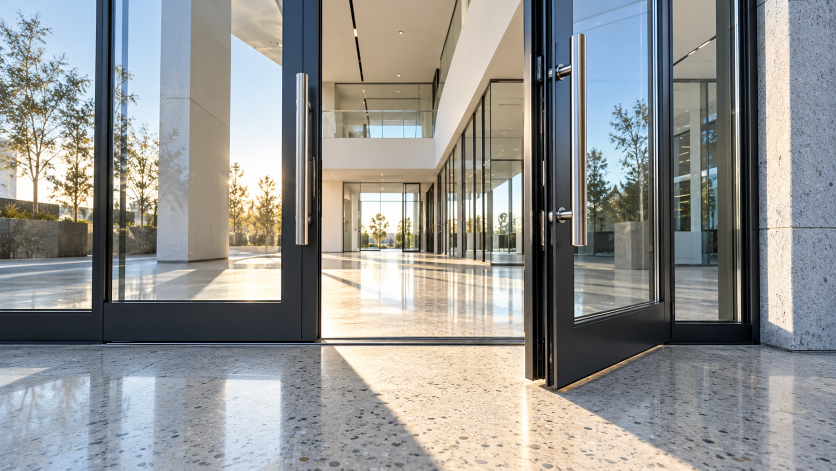
#> input picture cgc/creative/video-concepts-2026-10-31/entrance-light.png, 1672 x 941 px (shown at 1/2 size)
$ python posters.py
#> lines starting #> are read from the running program, lines starting #| are printed output that depends on the picture
"""Rebuild the hero concept poster: 1600x900 AVIF/WebP plus the 768x432 phone pair.

Source is the generated concept still used by the approved hero. The AVIF is the
modern-browser source; the WebP stays the <img> fallback so older browsers keep
the same picture. Sizes match the original 16:9 poster, so CSS object-fit still
handles the wide desktop crop.
"""
from pathlib import Path
from PIL import Image

root = Path(__file__).resolve().parents[1]
src = root / 'creative/video-concepts-2026-10-31/entrance-light.png'
out = root / 'site/assets/concepts'

im = Image.open(src).convert('RGB')
#> im is the input picture: PIL image 1672x941 RGB; mean R, G, B 146.5, 147.3, 145.5
wide = im.resize((1600, 900), Image.LANCZOS)
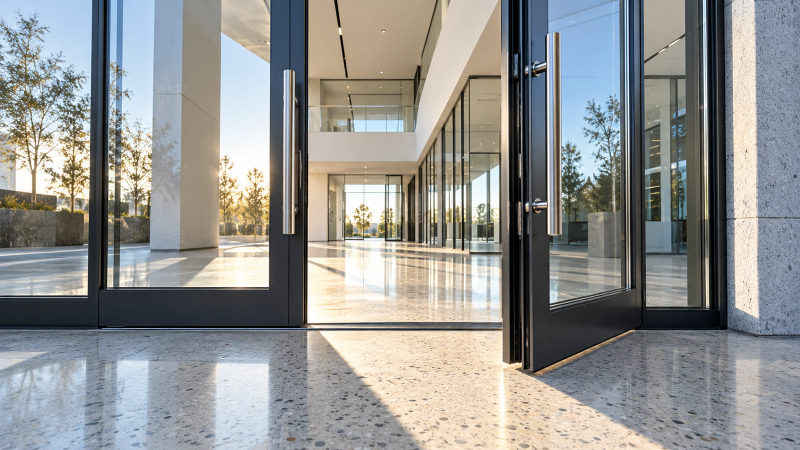
#> wide: PIL image 1600x900 RGB (shown at 1/2 size); mean R, G, B 146.5, 147.3, 145.5
phone = im.resize((768, 432), Image.LANCZOS)
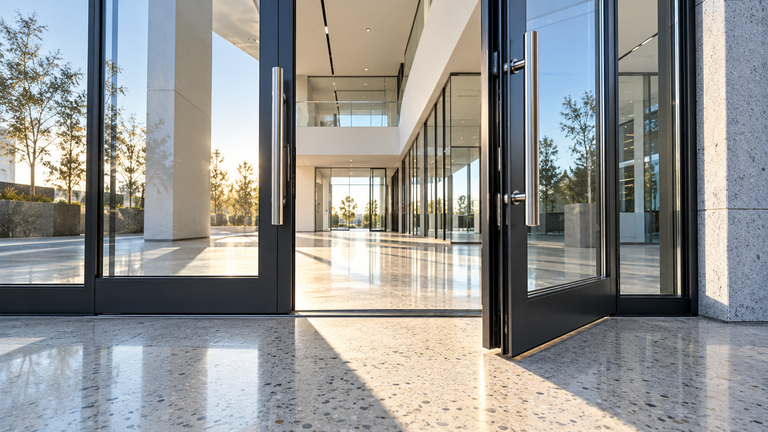
#> phone: PIL image 768x432 RGB; mean R, G, B 146.5, 147.3, 145.5

#> (the run stopped early here; a loop or call above may not have finished)

$ run again, with cgc/creative/video-concepts-2026-10-31/curtain-wall-before.png copied over cgc/creative/video-concepts-2026-10-31/entrance-light.png
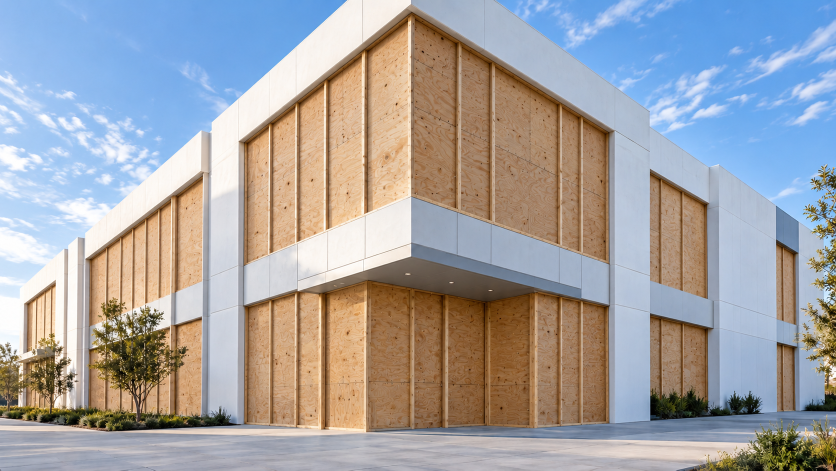
#> input picture cgc/creative/video-concepts-2026-10-31/curtain-wall-before.png, 1672 x 941 px (shown at 1/2 size)
#> im is the input picture: PIL image 1672x941 RGB; mean R, G, B 163.2, 161.9, 164.2
#> `phone = im.resize((768, 432), Image.LANCZOS)`:
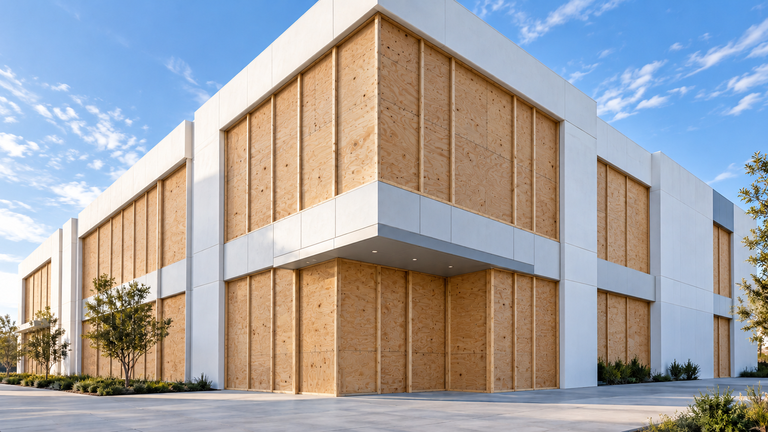
#> phone: PIL image 768x432 RGB; mean R, G, B 163.2, 161.9, 164.2

$ run again, with cgc/creative/video-concepts-2026-10-31/storyboard-reflection-run.png copied over cgc/creative/video-concepts-2026-10-31/entrance-light.png
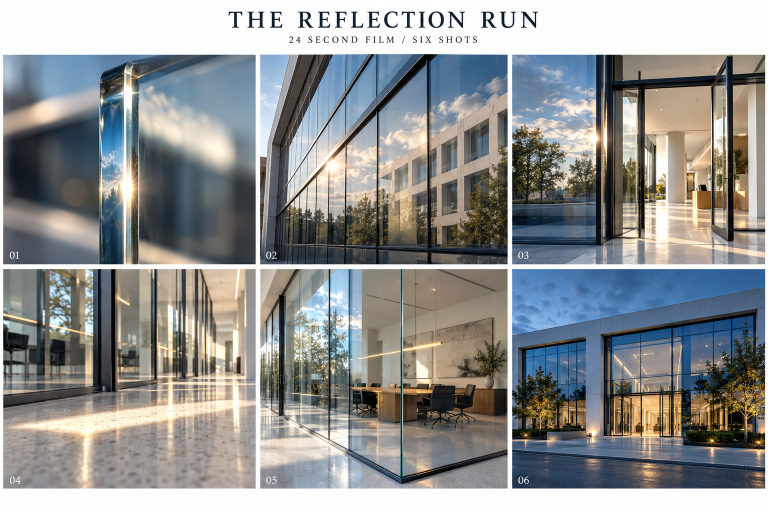
#> input picture cgc/creative/video-concepts-2026-10-31/storyboard-reflection-run.png, 1536 x 1024 px (shown at 1/2 size)
#> im is the input picture: PIL image 1536x1024 RGB; mean R, G, B 144.7, 146.5, 146.3
#> `wide = im.resize((1600, 900), Image.LANCZOS)`:
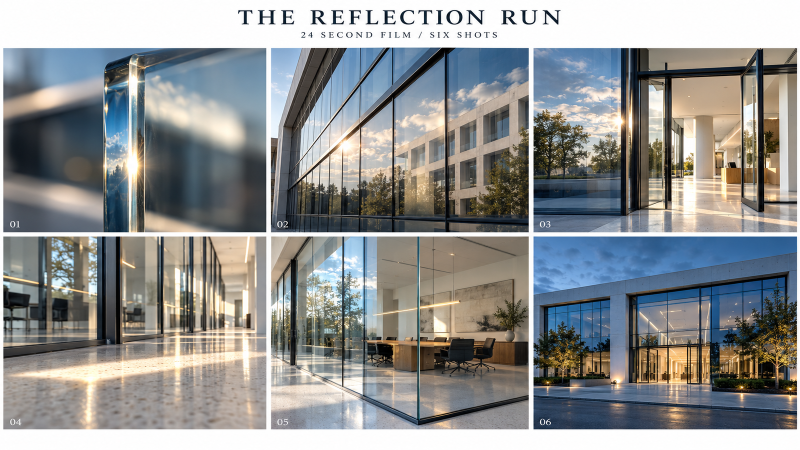
#> wide: PIL image 1600x900 RGB (shown at 1/2 size); mean R, G, B 144.7, 146.5, 146.2
#> `phone = im.resize((768, 432), Image.LANCZOS)`:
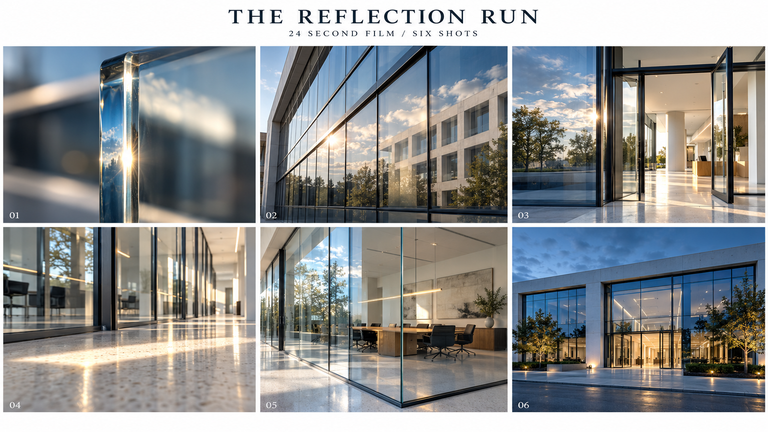
#> phone: PIL image 768x432 RGB; mean R, G, B 144.7, 146.4, 146.2

$ run again, with cgc/creative/video-concepts-2026-10-31/storyboard-the-line.png copied over cgc/creative/video-concepts-2026-10-31/entrance-light.png
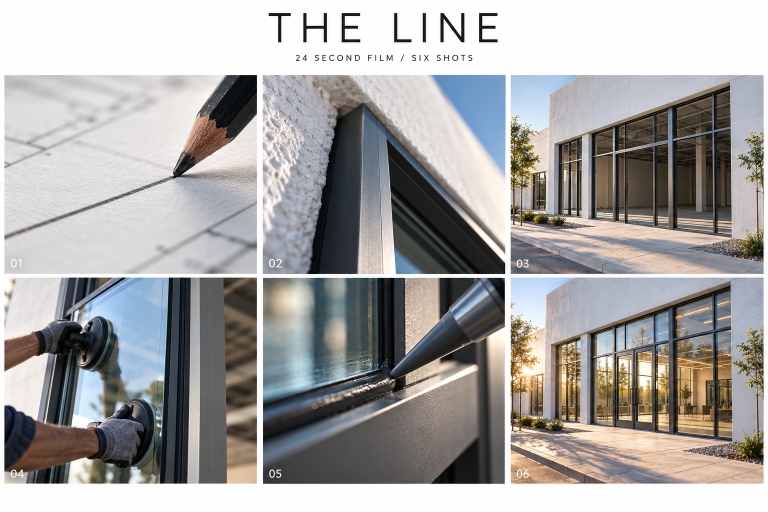
#> input picture cgc/creative/video-concepts-2026-10-31/storyboard-the-line.png, 1536 x 1024 px (shown at 1/2 size)
#> im is the input picture: PIL image 1536x1024 RGB; mean R, G, B 166.1, 164.4, 163.4
#> `wide = im.resize((1600, 900), Image.LANCZOS)`:
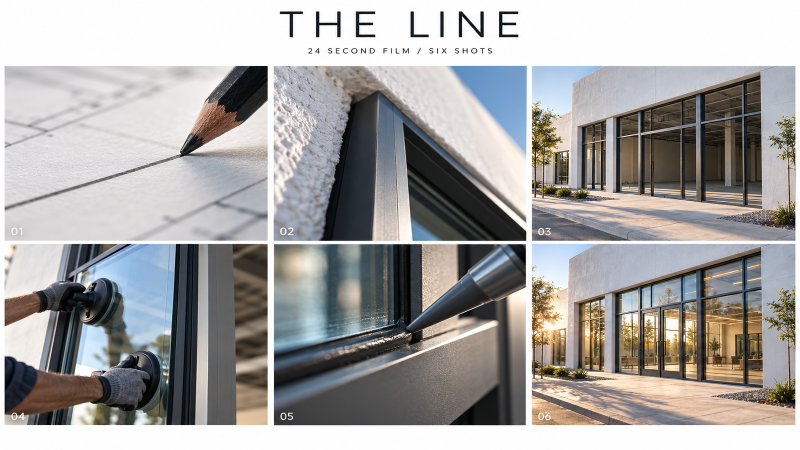
#> wide: PIL image 1600x900 RGB (shown at 1/2 size); mean R, G, B 166.1, 164.4, 163.4
#> `phone = im.resize((768, 432), Image.LANCZOS)`:
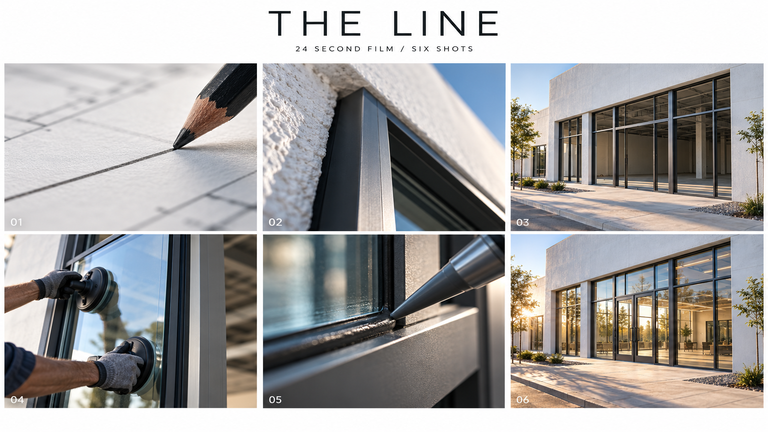
#> phone: PIL image 768x432 RGB; mean R, G, B 166.1, 164.4, 163.3
